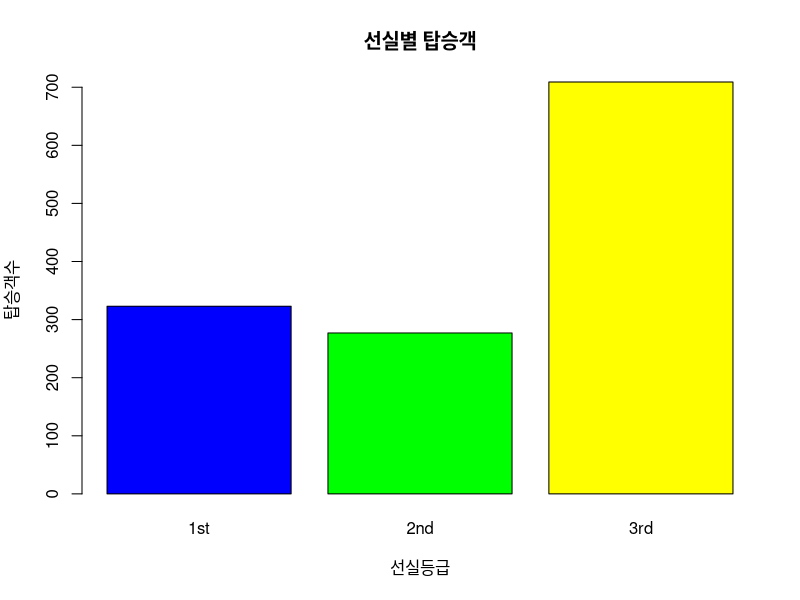
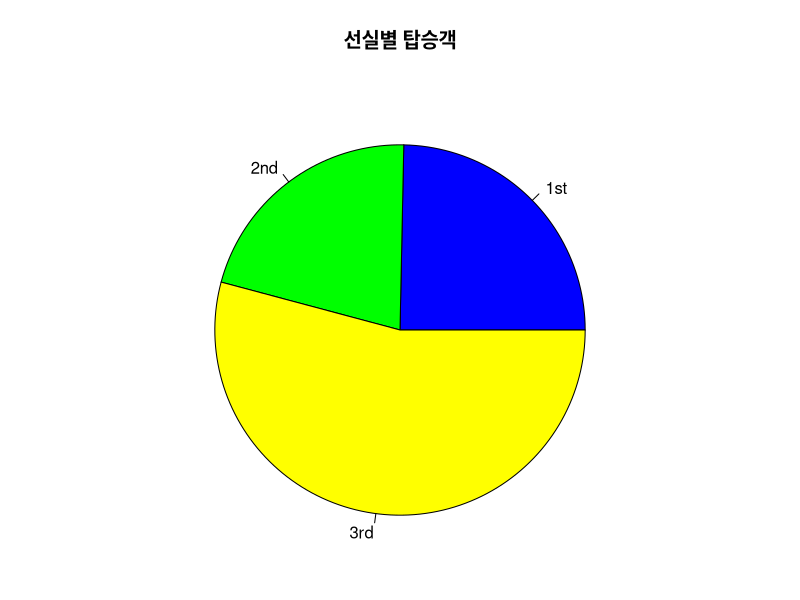
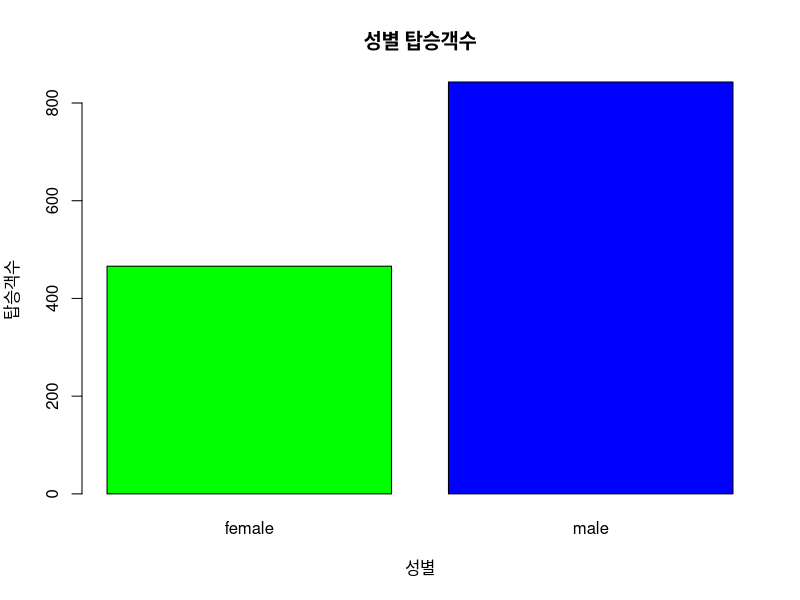

Reproduce these figures in R, in order.
library(carData)

# 데이터 준비
room.class = TitanicSurvival$passengerClass
room.class

#도수분포표 계산
tbl = table(room.class)
tbl
sum(tbl)

#막대그래프 작성
barplot(tbl, main='선실별 탑승객',
        xlab='선실등급',
        ylab='탑승객수',
        col = c('blue','green','yellow'))

# 원그래프 작성
tbl/sum(tbl)
par(mar=c(1,1,4,1))
pie(tbl, main='선실별 탑승객',
    col=c('blue','green','yellow'))
par(mar=c(5.1,4.1,4.1,2.1))

tbl=table(TitanicSurvival$sex)
barplot(tbl, main='성별 탑승객수',
        xlab='성별',
        ylab='탑승객수',
        col=c('green','blue'))

